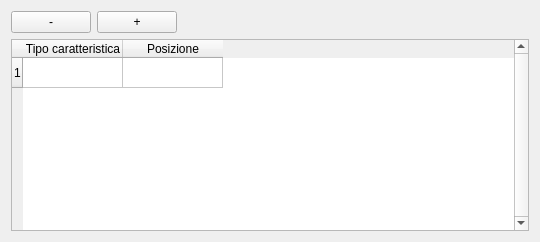
       <widget class="QWidget" name="tab_3">
        <attribute name="title">
         <string>Caratteristiche</string>
        </attribute>
        <layout class="QGridLayout" name="gridLayout_2">
         <item row="0" column="0">
          <widget class="QPushButton" name="pushButton_remove_row_caratteristiche">
           <property name="maximumSize">
            <size>
             <width>100</width>
             <height>16777215</height>
            </size>
           </property>
           <property name="text">
            <string>-</string>
           </property>
          </widget>
         </item>
         <item row="0" column="1">
          <widget class="QPushButton" name="pushButton_insert_row_caratteristiche">
           <property name="maximumSize">
            <size>
             <width>100</width>
             <height>16777215</height>
            </size>
           </property>
           <property name="font">
            <font>
             <pointsize>9</pointsize>
            </font>
           </property>
           <property name="text">
            <string>+</string>
           </property>
          </widget>
         </item>
         <item row="0" column="2">
          <spacer name="horizontalSpacer_3">
           <property name="orientation">
            <enum>Qt::Horizontal</enum>
           </property>
           <property name="sizeHint" stdset="0">
            <size>
             <width>346</width>
             <height>20</height>
            </size>
           </property>
          </spacer>
         </item>
         <item row="1" column="0" colspan="3">
          <widget class="QTableWidget" name="tableWidget_caratteristiche">
           <property name="frameShape">
            <enum>QFrame::StyledPanel</enum>
           </property>
           <property name="frameShadow">
            <enum>QFrame::Raised</enum>
           </property>
           <property name="verticalScrollBarPolicy">
            <enum>Qt::ScrollBarAlwaysOn</enum>
           </property>
           <property name="horizontalScrollBarPolicy">
            <enum>Qt::ScrollBarAlwaysOff</enum>
           </property>
           <property name="editTriggers">
            <set>QAbstractItemView::AnyKeyPressed|QAbstractItemView::DoubleClicked|QAbstractItemView::EditKeyPressed</set>
           </property>
           <property name="rowCount">
            <number>1</number>
           </property>
           <property name="columnCount">
            <number>2</number>
           </property>
           <row/>
           <column>
            <property name="text">
             <string>Tipo caratteristica</string>
            </property>
           </column>
           <column>
            <property name="text">
             <string>Posizione</string>
            </property>
           </column>
          </widget>
         </item>
        </layout>
       </widget>
